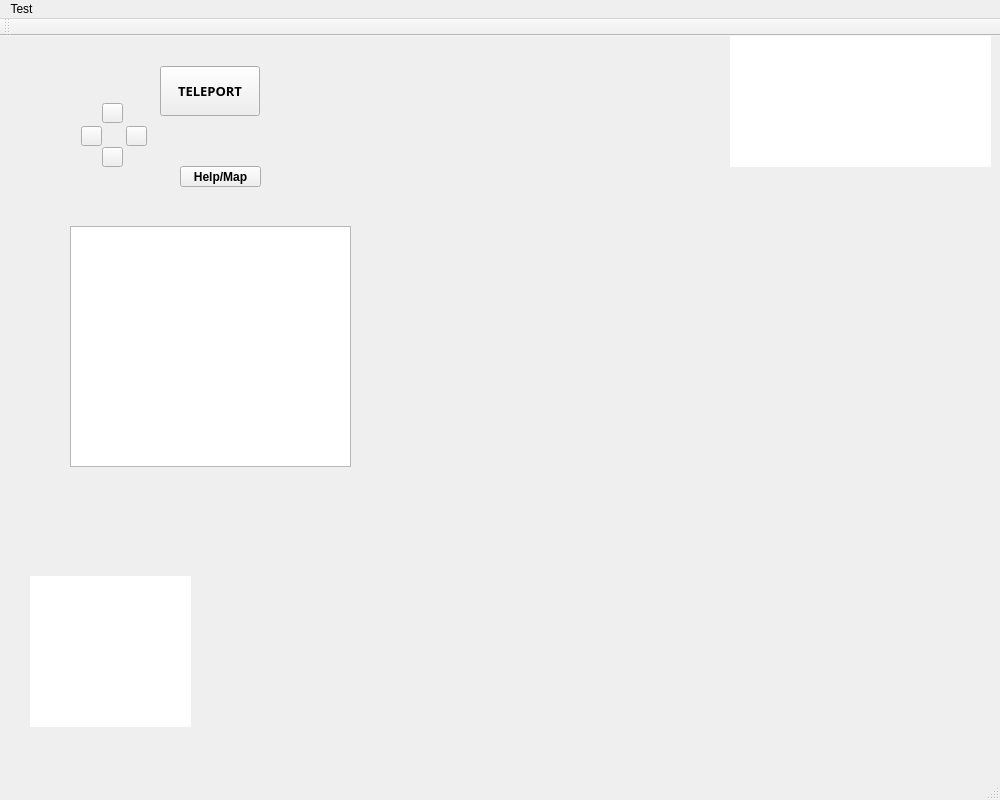
<?xml version="1.0" encoding="UTF-8"?>
<ui version="4.0">
 <class>MainWindow</class>
 <widget class="QMainWindow" name="MainWindow">
  <property name="windowModality">
   <enum>Qt::NonModal</enum>
  </property>
  <property name="geometry">
   <rect>
    <x>0</x>
    <y>0</y>
    <width>1000</width>
    <height>800</height>
   </rect>
  </property>
  <property name="minimumSize">
   <size>
    <width>1000</width>
    <height>800</height>
   </size>
  </property>
  <property name="acceptDrops">
   <bool>true</bool>
  </property>
  <property name="windowTitle">
   <string>MainWindow</string>
  </property>
  <property name="windowOpacity">
   <double>1.000000000000000</double>
  </property>
  <property name="styleSheet">
   <string notr="true">background-image: url(:/images/images/main.jpg)</string>
  </property>
  <property name="tabShape">
   <enum>QTabWidget::Rounded</enum>
  </property>
  <widget class="QWidget" name="centralWidget">
   <widget class="QPushButton" name="pushButton">
    <property name="geometry">
     <rect>
      <x>160</x>
      <y>30</y>
      <width>100</width>
      <height>50</height>
     </rect>
    </property>
    <property name="minimumSize">
     <size>
      <width>100</width>
      <height>50</height>
     </size>
    </property>
    <property name="font">
     <font>
      <family>Myriad Pro Light</family>
      <pointsize>10</pointsize>
      <weight>75</weight>
      <bold>true</bold>
     </font>
    </property>
    <property name="autoFillBackground">
     <bool>false</bool>
    </property>
    <property name="styleSheet">
     <string notr="true">background-image:url(:/images/images/controller.png);
opacity: 0</string>
    </property>
    <property name="text">
     <string>TELEPORT</string>
    </property>
    <property name="autoDefault">
     <bool>true</bool>
    </property>
    <property name="default">
     <bool>false</bool>
    </property>
    <property name="flat">
     <bool>false</bool>
    </property>
   </widget>
   <widget class="QPushButton" name="northButton">
    <property name="geometry">
     <rect>
      <x>102</x>
      <y>67</y>
      <width>21</width>
      <height>20</height>
     </rect>
    </property>
    <property name="sizePolicy">
     <sizepolicy hsizetype="Minimum" vsizetype="Minimum">
      <horstretch>0</horstretch>
      <verstretch>0</verstretch>
     </sizepolicy>
    </property>
    <property name="minimumSize">
     <size>
      <width>10</width>
      <height>20</height>
     </size>
    </property>
    <property name="palette">
     <palette>
      <active/>
      <inactive/>
      <disabled/>
     </palette>
    </property>
    <property name="font">
     <font>
      <family>Papyrus</family>
      <pointsize>10</pointsize>
     </font>
    </property>
    <property name="focusPolicy">
     <enum>Qt::StrongFocus</enum>
    </property>
    <property name="styleSheet">
     <string notr="true">background-image: url(:/images/images/controller.png)</string>
    </property>
    <property name="text">
     <string/>
    </property>
   </widget>
   <widget class="QPushButton" name="eastButton">
    <property name="geometry">
     <rect>
      <x>126</x>
      <y>90</y>
      <width>21</width>
      <height>20</height>
     </rect>
    </property>
    <property name="palette">
     <palette>
      <active/>
      <inactive/>
      <disabled/>
     </palette>
    </property>
    <property name="font">
     <font>
      <family>Papyrus</family>
      <pointsize>10</pointsize>
     </font>
    </property>
    <property name="styleSheet">
     <string notr="true">background-image: url(:/images/images/controller.png)</string>
    </property>
    <property name="text">
     <string/>
    </property>
   </widget>
   <widget class="QPushButton" name="southButton">
    <property name="geometry">
     <rect>
      <x>102</x>
      <y>111</y>
      <width>21</width>
      <height>20</height>
     </rect>
    </property>
    <property name="font">
     <font>
      <family>Papyrus</family>
      <pointsize>10</pointsize>
     </font>
    </property>
    <property name="styleSheet">
     <string notr="true">background-image: url(:/images/images/controller.png)</string>
    </property>
    <property name="text">
     <string/>
    </property>
    <property name="flat">
     <bool>false</bool>
    </property>
   </widget>
   <widget class="QGraphicsView" name="controller">
    <property name="enabled">
     <bool>true</bool>
    </property>
    <property name="geometry">
     <rect>
      <x>30</x>
      <y>-100</y>
      <width>391</width>
      <height>311</height>
     </rect>
    </property>
    <property name="palette">
     <palette>
      <active>
       <colorrole role="WindowText">
        <brush brushstyle="SolidPattern">
         <color alpha="255">
          <red>0</red>
          <green>0</green>
          <blue>0</blue>
         </color>
        </brush>
       </colorrole>
       <colorrole role="Button">
        <brush brushstyle="SolidPattern">
         <color alpha="255">
          <red>149</red>
          <green>193</green>
          <blue>196</blue>
         </color>
        </brush>
       </colorrole>
       <colorrole role="Light">
        <brush brushstyle="SolidPattern">
         <color alpha="255">
          <red>233</red>
          <green>254</green>
          <blue>255</blue>
         </color>
        </brush>
       </colorrole>
       <colorrole role="Midlight">
        <brush brushstyle="SolidPattern">
         <color alpha="255">
          <red>191</red>
          <green>223</green>
          <blue>225</blue>
         </color>
        </brush>
       </colorrole>
       <colorrole role="Dark">
        <brush brushstyle="SolidPattern">
         <color alpha="255">
          <red>74</red>
          <green>96</green>
          <blue>98</blue>
         </color>
        </brush>
       </colorrole>
       <colorrole role="Mid">
        <brush brushstyle="SolidPattern">
         <color alpha="255">
          <red>99</red>
          <green>129</green>
          <blue>131</blue>
         </color>
        </brush>
       </colorrole>
       <colorrole role="Text">
        <brush brushstyle="SolidPattern">
         <color alpha="255">
          <red>0</red>
          <green>0</green>
          <blue>0</blue>
         </color>
        </brush>
       </colorrole>
       <colorrole role="BrightText">
        <brush brushstyle="SolidPattern">
         <color alpha="255">
          <red>255</red>
          <green>255</green>
          <blue>255</blue>
         </color>
        </brush>
       </colorrole>
       <colorrole role="ButtonText">
        <brush brushstyle="SolidPattern">
         <color alpha="255">
          <red>0</red>
          <green>0</green>
          <blue>0</blue>
         </color>
        </brush>
       </colorrole>
       <colorrole role="Base">
        <brush brushstyle="NoBrush">
         <color alpha="255">
          <red>0</red>
          <green>0</green>
          <blue>0</blue>
         </color>
        </brush>
       </colorrole>
       <colorrole role="Window">
        <brush brushstyle="SolidPattern">
         <color alpha="255">
          <red>149</red>
          <green>193</green>
          <blue>196</blue>
         </color>
        </brush>
       </colorrole>
       <colorrole role="Shadow">
        <brush brushstyle="SolidPattern">
         <color alpha="255">
          <red>0</red>
          <green>0</green>
          <blue>0</blue>
         </color>
        </brush>
       </colorrole>
       <colorrole role="AlternateBase">
        <brush brushstyle="SolidPattern">
         <color alpha="255">
          <red>202</red>
          <green>224</green>
          <blue>225</blue>
         </color>
        </brush>
       </colorrole>
       <colorrole role="ToolTipBase">
        <brush brushstyle="SolidPattern">
         <color alpha="255">
          <red>255</red>
          <green>255</green>
          <blue>220</blue>
         </color>
        </brush>
       </colorrole>
       <colorrole role="ToolTipText">
        <brush brushstyle="SolidPattern">
         <color alpha="255">
          <red>0</red>
          <green>0</green>
          <blue>0</blue>
         </color>
        </brush>
       </colorrole>
      </active>
      <inactive>
       <colorrole role="WindowText">
        <brush brushstyle="SolidPattern">
         <color alpha="255">
          <red>0</red>
          <green>0</green>
          <blue>0</blue>
         </color>
        </brush>
       </colorrole>
       <colorrole role="Button">
        <brush brushstyle="SolidPattern">
         <color alpha="255">
          <red>149</red>
          <green>193</green>
          <blue>196</blue>
         </color>
        </brush>
       </colorrole>
       <colorrole role="Light">
        <brush brushstyle="SolidPattern">
         <color alpha="255">
          <red>233</red>
          <green>254</green>
          <blue>255</blue>
         </color>
        </brush>
       </colorrole>
       <colorrole role="Midlight">
        <brush brushstyle="SolidPattern">
         <color alpha="255">
          <red>191</red>
          <green>223</green>
          <blue>225</blue>
         </color>
        </brush>
       </colorrole>
       <colorrole role="Dark">
        <brush brushstyle="SolidPattern">
         <color alpha="255">
          <red>74</red>
          <green>96</green>
          <blue>98</blue>
         </color>
        </brush>
       </colorrole>
       <colorrole role="Mid">
        <brush brushstyle="SolidPattern">
         <color alpha="255">
          <red>99</red>
          <green>129</green>
          <blue>131</blue>
         </color>
        </brush>
       </colorrole>
       <colorrole role="Text">
        <brush brushstyle="SolidPattern">
         <color alpha="255">
          <red>0</red>
          <green>0</green>
          <blue>0</blue>
         </color>
        </brush>
       </colorrole>
       <colorrole role="BrightText">
        <brush brushstyle="SolidPattern">
         <color alpha="255">
          <red>255</red>
          <green>255</green>
          <blue>255</blue>
         </color>
        </brush>
       </colorrole>
       <colorrole role="ButtonText">
        <brush brushstyle="SolidPattern">
         <color alpha="255">
          <red>0</red>
          <green>0</green>
          <blue>0</blue>
         </color>
        </brush>
       </colorrole>
       <colorrole role="Base">
        <brush brushstyle="NoBrush">
         <color alpha="255">
          <red>0</red>
          <green>0</green>
          <blue>0</blue>
         </color>
        </brush>
       </colorrole>
       <colorrole role="Window">
        <brush brushstyle="SolidPattern">
         <color alpha="255">
          <red>149</red>
          <green>193</green>
          <blue>196</blue>
         </color>
        </brush>
       </colorrole>
       <colorrole role="Shadow">
        <brush brushstyle="SolidPattern">
         <color alpha="255">
          <red>0</red>
          <green>0</green>
          <blue>0</blue>
         </color>
        </brush>
       </colorrole>
       <colorrole role="AlternateBase">
        <brush brushstyle="SolidPattern">
         <color alpha="255">
          <red>202</red>
          <green>224</green>
          <blue>225</blue>
         </color>
        </brush>
       </colorrole>
       <colorrole role="ToolTipBase">
        <brush brushstyle="SolidPattern">
         <color alpha="255">
          <red>255</red>
          <green>255</green>
          <blue>220</blue>
         </color>
        </brush>
       </colorrole>
       <colorrole role="ToolTipText">
        <brush brushstyle="SolidPattern">
         <color alpha="255">
          <red>0</red>
          <green>0</green>
          <blue>0</blue>
         </color>
        </brush>
       </colorrole>
      </inactive>
      <disabled>
       <colorrole role="WindowText">
        <brush brushstyle="SolidPattern">
         <color alpha="255">
          <red>74</red>
          <green>96</green>
          <blue>98</blue>
         </color>
        </brush>
       </colorrole>
       <colorrole role="Button">
        <brush brushstyle="SolidPattern">
         <color alpha="255">
          <red>149</red>
          <green>193</green>
          <blue>196</blue>
         </color>
        </brush>
       </colorrole>
       <colorrole role="Light">
        <brush brushstyle="SolidPattern">
         <color alpha="255">
          <red>233</red>
          <green>254</green>
          <blue>255</blue>
         </color>
        </brush>
       </colorrole>
       <colorrole role="Midlight">
        <brush brushstyle="SolidPattern">
         <color alpha="255">
          <red>191</red>
          <green>223</green>
          <blue>225</blue>
         </color>
        </brush>
       </colorrole>
       <colorrole role="Dark">
        <brush brushstyle="SolidPattern">
         <color alpha="255">
          <red>74</red>
          <green>96</green>
          <blue>98</blue>
         </color>
        </brush>
       </colorrole>
       <colorrole role="Mid">
        <brush brushstyle="SolidPattern">
         <color alpha="255">
          <red>99</red>
          <green>129</green>
          <blue>131</blue>
         </color>
        </brush>
       </colorrole>
       <colorrole role="Text">
        <brush brushstyle="SolidPattern">
         <color alpha="255">
          <red>74</red>
          <green>96</green>
          <blue>98</blue>
         </color>
        </brush>
       </colorrole>
       <colorrole role="BrightText">
        <brush brushstyle="SolidPattern">
         <color alpha="255">
          <red>255</red>
          <green>255</green>
          <blue>255</blue>
         </color>
        </brush>
       </colorrole>
       <colorrole role="ButtonText">
        <brush brushstyle="SolidPattern">
         <color alpha="255">
          <red>74</red>
          <green>96</green>
          <blue>98</blue>
         </color>
        </brush>
       </colorrole>
       <colorrole role="Base">
        <brush brushstyle="NoBrush">
         <color alpha="255">
          <red>0</red>
          <green>0</green>
          <blue>0</blue>
         </color>
        </brush>
       </colorrole>
       <colorrole role="Window">
        <brush brushstyle="SolidPattern">
         <color alpha="255">
          <red>149</red>
          <green>193</green>
          <blue>196</blue>
         </color>
        </brush>
       </colorrole>
       <colorrole role="Shadow">
        <brush brushstyle="SolidPattern">
         <color alpha="255">
          <red>0</red>
          <green>0</green>
          <blue>0</blue>
         </color>
        </brush>
       </colorrole>
       <colorrole role="AlternateBase">
        <brush brushstyle="SolidPattern">
         <color alpha="255">
          <red>149</red>
          <green>193</green>
          <blue>196</blue>
         </color>
        </brush>
       </colorrole>
       <colorrole role="ToolTipBase">
        <brush brushstyle="SolidPattern">
         <color alpha="255">
          <red>255</red>
          <green>255</green>
          <blue>220</blue>
         </color>
        </brush>
       </colorrole>
       <colorrole role="ToolTipText">
        <brush brushstyle="SolidPattern">
         <color alpha="255">
          <red>0</red>
          <green>0</green>
          <blue>0</blue>
         </color>
        </brush>
       </colorrole>
      </disabled>
     </palette>
    </property>
    <property name="contextMenuPolicy">
     <enum>Qt::NoContextMenu</enum>
    </property>
    <property name="acceptDrops">
     <bool>false</bool>
    </property>
    <property name="styleSheet">
     <string notr="true">background-image: url(:/images/images/controller.png)</string>
    </property>
    <property name="frameShape">
     <enum>QFrame::NoFrame</enum>
    </property>
    <property name="frameShadow">
     <enum>QFrame::Plain</enum>
    </property>
    <property name="backgroundBrush">
     <brush brushstyle="NoBrush">
      <color alpha="255">
       <red>0</red>
       <green>0</green>
       <blue>0</blue>
      </color>
     </brush>
    </property>
   </widget>
   <widget class="QPushButton" name="wesButton">
    <property name="geometry">
     <rect>
      <x>81</x>
      <y>90</y>
      <width>21</width>
      <height>20</height>
     </rect>
    </property>
    <property name="styleSheet">
     <string notr="true">background-image: url(:/images/images/controller.png)</string>
    </property>
    <property name="text">
     <string/>
    </property>
   </widget>
   <widget class="QTextEdit" name="OutputScreenMw">
    <property name="geometry">
     <rect>
      <x>70</x>
      <y>190</y>
      <width>281</width>
      <height>241</height>
     </rect>
    </property>
    <property name="styleSheet">
     <string notr="true">background-image: url(:/images/images/grey-bg.png)</string>
    </property>
    <property name="verticalScrollBarPolicy">
     <enum>Qt::ScrollBarAlwaysOff</enum>
    </property>
    <property name="horizontalScrollBarPolicy">
     <enum>Qt::ScrollBarAlwaysOff</enum>
    </property>
    <property name="tabChangesFocus">
     <bool>false</bool>
    </property>
   </widget>
   <widget class="QPushButton" name="Key">
    <property name="geometry">
     <rect>
      <x>580</x>
      <y>0</y>
      <width>541</width>
      <height>721</height>
     </rect>
    </property>
    <property name="styleSheet">
     <string notr="true">background-image: url(:/images/images/key-7.png);
background-repeat:no-repeat;
</string>
    </property>
    <property name="text">
     <string/>
    </property>
    <property name="flat">
     <bool>true</bool>
    </property>
   </widget>
   <widget class="QGraphicsView" name="key1">
    <property name="geometry">
     <rect>
      <x>740</x>
      <y>0</y>
      <width>131</width>
      <height>111</height>
     </rect>
    </property>
    <property name="styleSheet">
     <string notr="true">background-image: url(:/images/images/key-add1.png);
background-repeat:no-repeat;
</string>
    </property>
    <property name="frameShape">
     <enum>QFrame::NoFrame</enum>
    </property>
   </widget>
   <widget class="QGraphicsView" name="key2">
    <property name="geometry">
     <rect>
      <x>860</x>
      <y>0</y>
      <width>131</width>
      <height>111</height>
     </rect>
    </property>
    <property name="styleSheet">
     <string notr="true">background-image: url(:/images/images/key-add1.png);
background-repeat:no-repeat;
</string>
    </property>
    <property name="frameShape">
     <enum>QFrame::NoFrame</enum>
    </property>
   </widget>
   <widget class="QGraphicsView" name="redcross1">
    <property name="geometry">
     <rect>
      <x>730</x>
      <y>0</y>
      <width>131</width>
      <height>131</height>
     </rect>
    </property>
    <property name="styleSheet">
     <string notr="true">background-image: url(:/images/images/red-cross.png);
background-repeat:no-repeat;
</string>
    </property>
    <property name="frameShape">
     <enum>QFrame::NoFrame</enum>
    </property>
   </widget>
   <widget class="QGraphicsView" name="redcross2">
    <property name="geometry">
     <rect>
      <x>860</x>
      <y>0</y>
      <width>131</width>
      <height>131</height>
     </rect>
    </property>
    <property name="styleSheet">
     <string notr="true">background-image: url(:/images/images/red-cross.png);
background-repeat:no-repeat;
</string>
    </property>
    <property name="frameShape">
     <enum>QFrame::NoFrame</enum>
    </property>
   </widget>
   <widget class="QPushButton" name="Key1">
    <property name="geometry">
     <rect>
      <x>590</x>
      <y>0</y>
      <width>311</width>
      <height>331</height>
     </rect>
    </property>
    <property name="styleSheet">
     <string notr="true">background-image: url(:/images/images/key-6.png);
background-repeat:no-repeat;
</string>
    </property>
    <property name="text">
     <string/>
    </property>
    <property name="flat">
     <bool>true</bool>
    </property>
   </widget>
   <widget class="QGraphicsView" name="MasterKey">
    <property name="geometry">
     <rect>
      <x>780</x>
      <y>0</y>
      <width>181</width>
      <height>131</height>
     </rect>
    </property>
    <property name="styleSheet">
     <string notr="true">background-image: url(:/images/images/key-1.png);
background-repeat:no-repeat;
</string>
    </property>
    <property name="frameShape">
     <enum>QFrame::NoFrame</enum>
    </property>
   </widget>
   <widget class="QPushButton" name="Help">
    <property name="geometry">
     <rect>
      <x>180</x>
      <y>130</y>
      <width>81</width>
      <height>21</height>
     </rect>
    </property>
    <property name="font">
     <font>
      <weight>75</weight>
      <bold>true</bold>
     </font>
    </property>
    <property name="styleSheet">
     <string notr="true">background-image: url(:/images/images/grey-bg.png)</string>
    </property>
    <property name="text">
     <string>Help/Map</string>
    </property>
   </widget>
   <widget class="QGraphicsView" name="EvilCorp">
    <property name="geometry">
     <rect>
      <x>30</x>
      <y>540</y>
      <width>161</width>
      <height>151</height>
     </rect>
    </property>
    <property name="styleSheet">
     <string notr="true">background-image: url(:/images/images/evil-corp.jpg)</string>
    </property>
    <property name="frameShape">
     <enum>QFrame::NoFrame</enum>
    </property>
   </widget>
   <zorder>EvilCorp</zorder>
   <zorder>controller</zorder>
   <zorder>northButton</zorder>
   <zorder>eastButton</zorder>
   <zorder>southButton</zorder>
   <zorder>pushButton</zorder>
   <zorder>wesButton</zorder>
   <zorder>OutputScreenMw</zorder>
   <zorder>Key</zorder>
   <zorder>key1</zorder>
   <zorder>key2</zorder>
   <zorder>redcross1</zorder>
   <zorder>redcross2</zorder>
   <zorder>Key1</zorder>
   <zorder>MasterKey</zorder>
   <zorder>Help</zorder>
  </widget>
  <widget class="QMenuBar" name="menuBar">
   <property name="geometry">
    <rect>
     <x>0</x>
     <y>0</y>
     <width>1000</width>
     <height>17</height>
    </rect>
   </property>
   <widget class="QMenu" name="menuTest">
    <property name="title">
     <string>Test</string>
    </property>
   </widget>
   <addaction name="menuTest"/>
  </widget>
  <widget class="QToolBar" name="mainToolBar">
   <attribute name="toolBarArea">
    <enum>TopToolBarArea</enum>
   </attribute>
   <attribute name="toolBarBreak">
    <bool>false</bool>
   </attribute>
  </widget>
  <widget class="QStatusBar" name="statusBar"/>
 </widget>
 <layoutdefault spacing="6" margin="11"/>
 <resources/>
 <connections/>
</ui>
